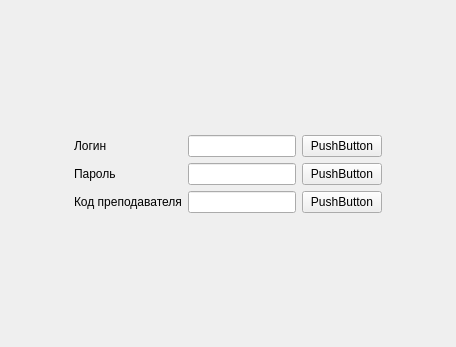
<?xml version="1.0" encoding="UTF-8"?>
<ui version="4.0">
 <class>authForm</class>
 <widget class="QWidget" name="authForm">
  <property name="geometry">
   <rect>
    <x>0</x>
    <y>0</y>
    <width>456</width>
    <height>347</height>
   </rect>
  </property>
  <property name="windowTitle">
   <string>Form</string>
  </property>
  <layout class="QGridLayout" name="gridLayout_2">
   <item row="0" column="1">
    <spacer name="verticalSpacer">
     <property name="orientation">
      <enum>Qt::Vertical</enum>
     </property>
     <property name="sizeHint" stdset="0">
      <size>
       <width>20</width>
       <height>103</height>
      </size>
     </property>
    </spacer>
   </item>
   <item row="1" column="0">
    <spacer name="horizontalSpacer">
     <property name="orientation">
      <enum>Qt::Horizontal</enum>
     </property>
     <property name="sizeHint" stdset="0">
      <size>
       <width>52</width>
       <height>20</height>
      </size>
     </property>
    </spacer>
   </item>
   <item row="1" column="1">
    <layout class="QGridLayout" name="gridLayout">
     <item row="0" column="0">
      <widget class="QLabel" name="label_login">
       <property name="text">
        <string>Логин</string>
       </property>
      </widget>
     </item>
     <item row="0" column="1">
      <widget class="QLineEdit" name="lineEdit_login"/>
     </item>
     <item row="1" column="0">
      <widget class="QLabel" name="label_password">
       <property name="text">
        <string>Пароль</string>
       </property>
      </widget>
     </item>
     <item row="1" column="1">
      <widget class="QLineEdit" name="lineEdit_password"/>
     </item>
     <item row="1" column="2">
      <widget class="QPushButton" name="pushButton_switch">
       <property name="text">
        <string>PushButton</string>
       </property>
      </widget>
     </item>
     <item row="2" column="0">
      <widget class="QLabel" name="label_teacher_code">
       <property name="text">
        <string>Код преподавателя</string>
       </property>
      </widget>
     </item>
     <item row="2" column="1">
      <widget class="QLineEdit" name="lineEdit_teacher_code"/>
     </item>
     <item row="2" column="2">
      <widget class="QPushButton" name="pushButton_auth_or_reg">
       <property name="text">
        <string>PushButton</string>
       </property>
      </widget>
     </item>
     <item row="0" column="2">
      <widget class="QPushButton" name="pushButton_regtype">
       <property name="text">
        <string>PushButton</string>
       </property>
      </widget>
     </item>
    </layout>
   </item>
   <item row="1" column="2">
    <spacer name="horizontalSpacer_2">
     <property name="orientation">
      <enum>Qt::Horizontal</enum>
     </property>
     <property name="sizeHint" stdset="0">
      <size>
       <width>51</width>
       <height>20</height>
      </size>
     </property>
    </spacer>
   </item>
   <item row="2" column="1">
    <spacer name="verticalSpacer_2">
     <property name="orientation">
      <enum>Qt::Vertical</enum>
     </property>
     <property name="sizeHint" stdset="0">
      <size>
       <width>20</width>
       <height>103</height>
      </size>
     </property>
    </spacer>
   </item>
  </layout>
 </widget>
 <resources/>
 <connections/>
</ui>
